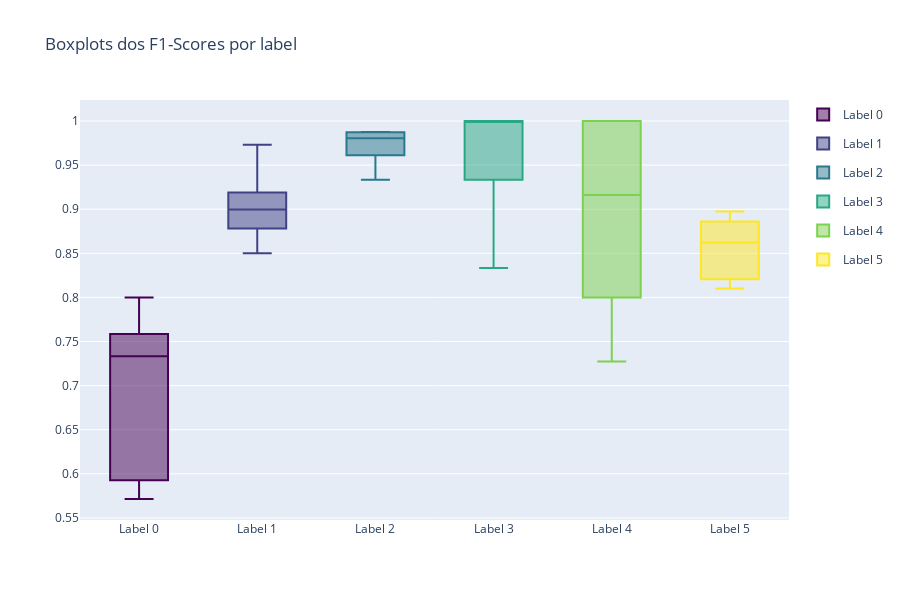

The notebook cell saved with this chart:
### Code cell
knn_f1 = knn_res['f1-scores']

plot_label_metrics(knn_f1, 'f1-scores')

### Figure 1 — Plotly figure (JSON) as saved in the notebook; plotly's stock layout.template omitted (floating-point values rounded to 4 significant figures)
{"data": [{"legendgroup": "0", "marker": {"color": "rgb(68, 1, 84)"}, "name": "Label 0", "type": "box", "y": [0.7586, 0.5926, 0.6154, 0.7879, 0.7333, 0.75, 0.8, 0.5714, 0.5833, 0.7333]}, {"legendgroup": "1", "marker": {"color": "rgb(64, 66, 134)"}, "name": "Label 1", "type": "box", "y": [0.9189, 0.85, 0.9048, 0.973, 0.9048, 0.8718, 0.8824, 0.9444, 0.8947, 0.878]}, {"legendgroup": "2", "marker": {"color": "rgb(42, 120, 142)"}, "name": "Label 2", "type": "box", "y": [0.961, 0.9737, 0.9873, 0.9873, 0.9333, 0.9873, 0.95, 0.962, 0.9877, 0.987]}, {"legendgroup": "3", "marker": {"color": "rgb(40, 168, 131)"}, "name": "Label 3", "type": "box", "y": [1, 0.8333, 0.8571, 1, 1, 1, 0.9333, 1, 1, 0.9333]}, {"legendgroup": "4", "marker": {"color": "rgb(124, 209, 79)"}, "name": "Label 4", "type": "box", "y": [1, 0.9231, 0.7273, 0.9231, 0.8, 0.9091, 0.8889, 1, 1, 0.8]}, {"legendgroup": "5", "marker": {"color": "rgb(253, 231, 37)"}, "name": "Label 5", "type": "box", "y": [0.8706, 0.814, 0.8537, 0.8974, 0.8205, 0.8861, 0.8889, 0.8506, 0.8706, 0.8101]}], "layout": {"height": 600, "title": {"text": "Boxplots dos F1-Scores por label"}}}
